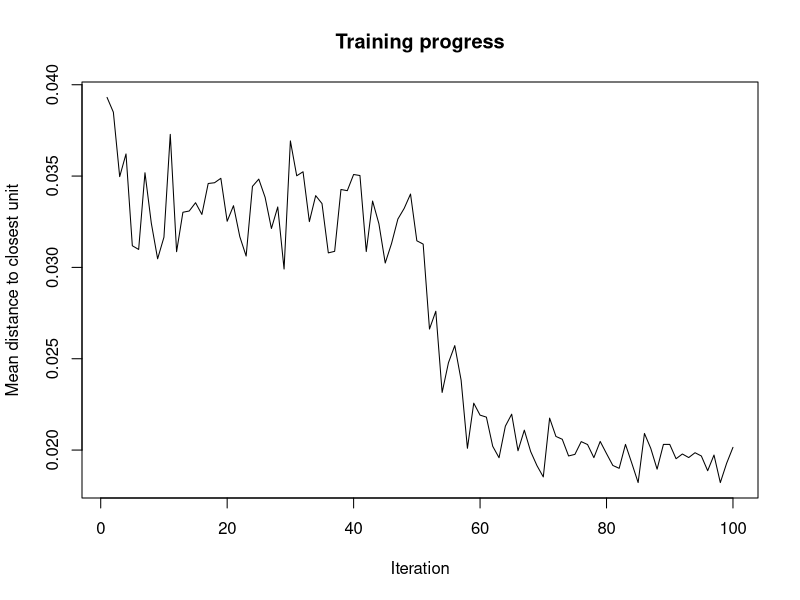
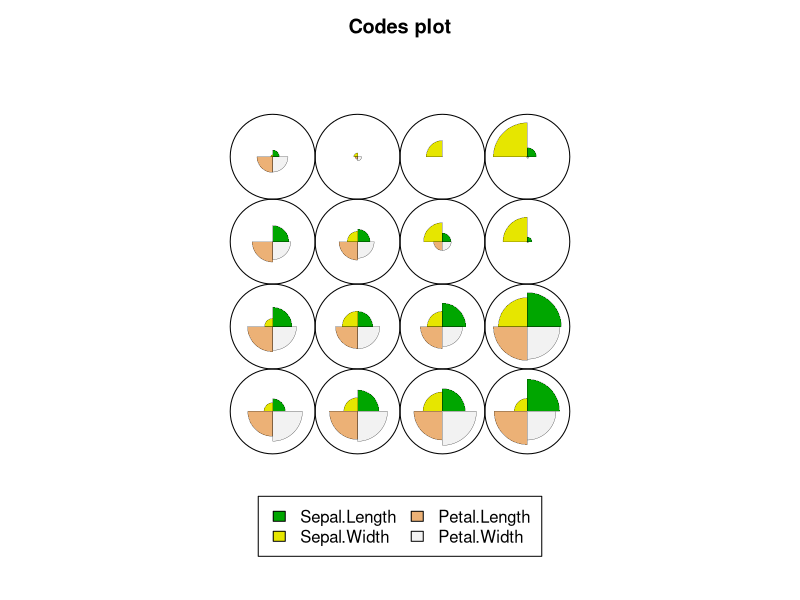
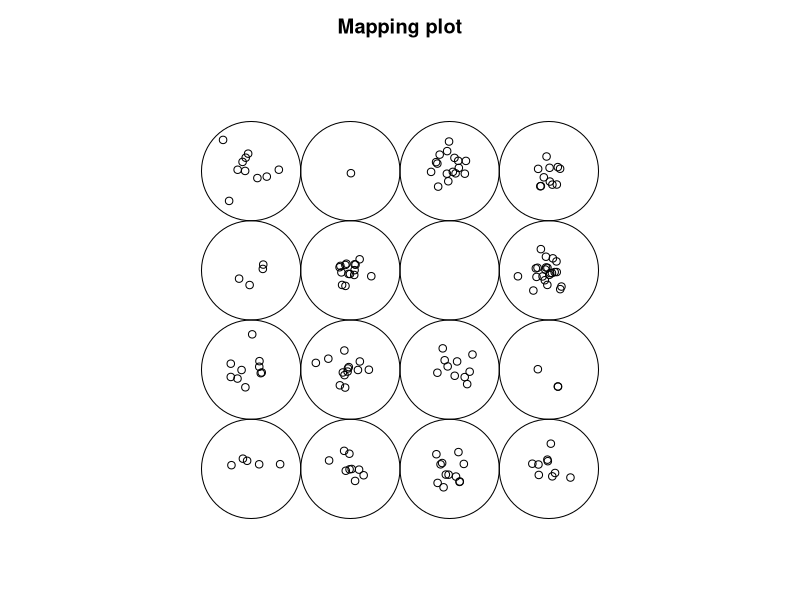
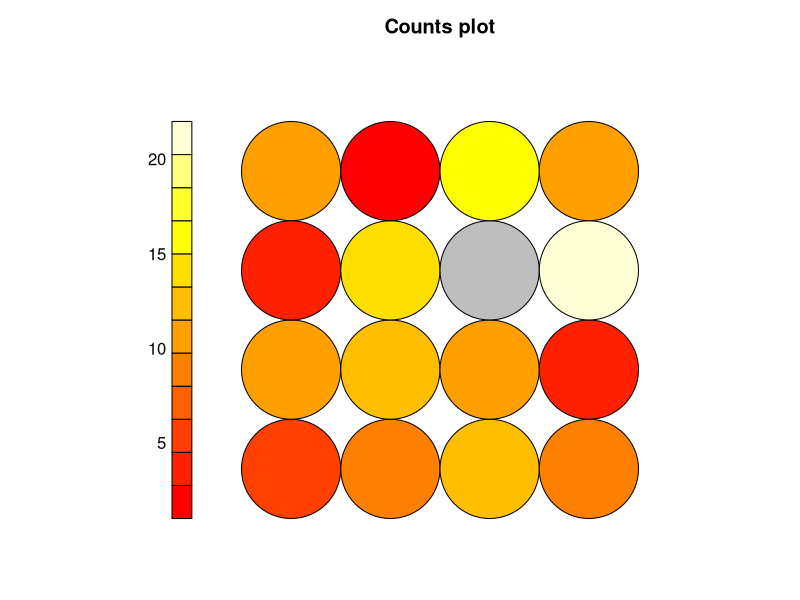
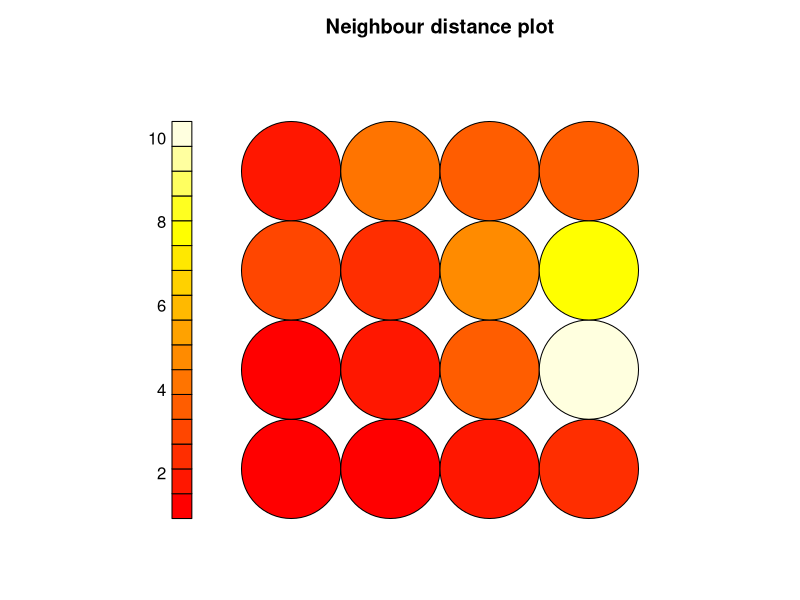
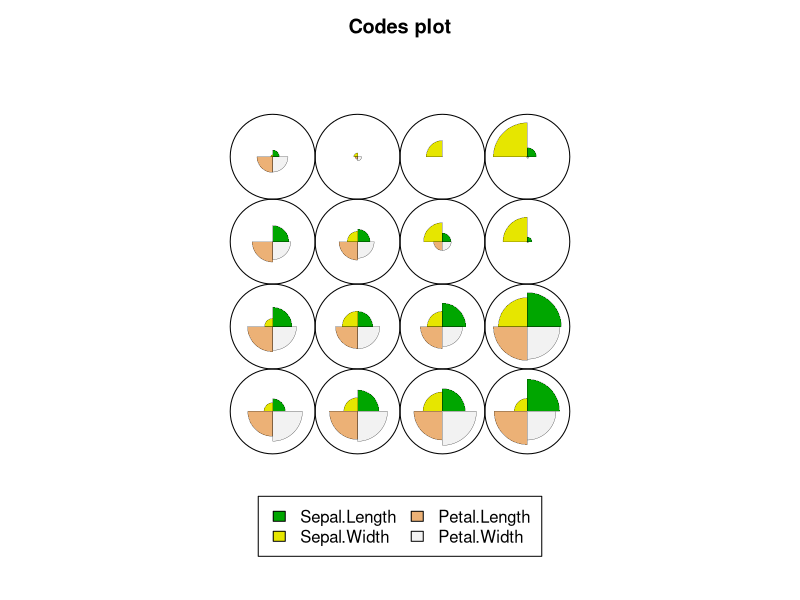
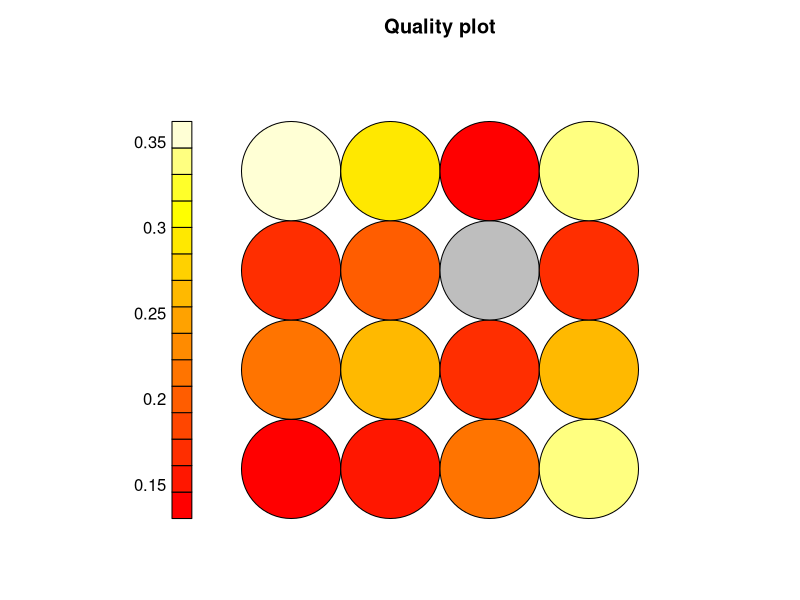

Source code (R) for these figures, in order: (Note: this script raises an error after producing the figures.)
####	Kohonen Self Organizin Map Example	 ####
####	Script Name: PresentationCodeV1.R

#-------------------------------------------------------------------------#
####	Description:	 ####
# This script will generate a Kohonen Self Organizing Map (KSOM) on the iris example data.  The goals of the analysis conducted in this script are to:
#   - us the KSOM to artificially generate a supervised variable using an un-supervised learning process.
#   - evaluate the accuracy of that learning process' classification based upon the "true" outcome.


####	Script Dependencies	 ####
set.seed(123)

####  ## Package Dependencies:
library(kohonen)
library(class)

####  ## Set Working Directory
WD="/Users/lee/Documents/GitHub/SelfOrganizingMaps/Presentation/PresentationCode" # <-- Replace ____ with working directory
setwd(WD)

####  Data Dependencies:

##### Import & attach mtcars data set
data("iris")
attach(iris)

#### Re-structure data variables:

## Outcome classification variable
levels(Species) = c("S", "Ve", "Vi")
iris$Species = Species
dat=iris

#calculate summary stat data frame
dat.s=subset(dat, Species=="S")
dat.ve=subset(dat, Species=="Ve")
dat.vi=subset(dat, Species=="Vi")


min.val.Sepal.Length = c(min(dat.s$Sepal.Length), min(dat.ve$Sepal.Length), min(dat.vi$Sepal.Length))
min.val.Sepal.Width  = c(min(dat.s$Sepal.Width),  min(dat.ve$Sepal.Width),  min(dat.vi$Sepal.Width))
min.val.Petal.Length = c(min(dat.s$Petal.Length), min(dat.ve$Petal.Length), min(dat.vi$Petal.Length))
min.val.Petal.Width  = c(min(dat.s$Petal.Width),  min(dat.ve$Petal.Width),  min(dat.vi$Petal.Width))

mean.val.Sepal.Length =c(mean(dat.s$Sepal.Length), mean(dat.ve$Sepal.Length), mean(dat.vi$Sepal.Length))
mean.val.Sepal.Width  =c(mean(dat.s$Sepal.Width),  mean(dat.ve$Sepal.Width),  mean(dat.vi$Sepal.Width))
mean.val.Petal.Length =c(mean(dat.s$Petal.Length), mean(dat.ve$Petal.Length), mean(dat.vi$Petal.Length))
mean.val.Petal.Width  =c(mean(dat.s$Petal.Width),  mean(dat.ve$Petal.Width),  mean(dat.vi$Petal.Width))

max.val.Sepal.Length =c(max(dat.s$Sepal.Length), max(dat.ve$Sepal.Length), max(dat.vi$Sepal.Length))
max.val.Sepal.Width  =c(max(dat.s$Sepal.Width),  max(dat.ve$Sepal.Width),  max(dat.vi$Sepal.Width))
max.val.Petal.Length =c(max(dat.s$Petal.Length), max(dat.ve$Petal.Length), max(dat.vi$Petal.Length))
max.val.Petal.Width  =c(max(dat.s$Petal.Width),  max(dat.ve$Petal.Width),  max(dat.vi$Petal.Width))


df.Sepal.Length=rbind(min.val.Sepal.Length,
                      mean.val.Sepal.Length,
                      max.val.Sepal.Length)
row.names(df.Sepal.Length)=c("min-SepalLen", "mean-SepalLen", "max-SepalLen")

df.Sepal.Width=rbind(  min.val.Sepal.Width,
                      mean.val.Sepal.Width,
                       max.val.Sepal.Width)
row.names(df.Sepal.Width)=c("min-SepalWid", "mean-SepalWid", "max-SepalWid")

df.Petal.Length=rbind( min.val.Petal.Length,
                      mean.val.Petal.Length,
                       max.val.Petal.Length)
row.names(df.Petal.Length)=c("min-PetalLen", "mean-PetalLen", "max-PetalLen")

df.Petal.Width=rbind(  min.val.Petal.Width,
                      mean.val.Petal.Width,
                       max.val.Petal.Width)
row.names(df.Petal.Width)=c("min-PetalWid", "mean-PetalWid", "max-PetalWid")

df.sum=rbind(df.Sepal.Length,
             df.Sepal.Width,
             df.Petal.Length,
             df.Petal.Width)

# Un-comment the line below to get an Xcell/csv version of the statistical summaries
# write.csv(df.sum, file = "summaryDF.csv")

dat.in = iris[,-5]
dat.in=scale(dat.in)


#-------------------------------------------------------------------------#
####	Begin Script	 ####
#-------------------------------------------------------------------------#

### Unsupervised learning

# Specify Outcome Mapping
out.grid = somgrid(xdim=4, ydim = 4, topo = "rectangular")


# Create Clustering
som.out = som(dat.in, grid=out.grid)


# Create Convergence Plot
plot(som.out, type = 'changes')

# Possible Plots
plot(som.out)
plot(som.out, type = 'mapping')
plot(som.out, type = 'count')
plot(som.out, type = 'dist.neighbours')
plot(som.out, type = 'codes')
plot(som.out, type = 'quality')


dat$somOut.16=som.out$unit.classif
somOut.16=som.out$unit.classif

### Specify Outcome Based Uppon number of Clusters
# The code below uses a heirarchical clustering algorithm to find three discrete clusters within the output space of the KSOM.  The code will allow us to create a mapping to the output classes defined by the flower types.
hclust(dist(som.out$codes))
plot(hclust(dist(som.out$codes)))
class.cuts=cutree(hclust(dist(som.out$codes)),3)
plot(som.out, type = 'codes', bgcol = rainbow(3)[class.cuts])
add.cluster.boundaries(som.out, class.cuts)

# Based on the clustering, we will assign the following "group-mappings"
# 1,2,3,4,7,8 --> "Vi"
# 5,6,9,13 --> "Ve"
# others --> "S"

# The above information is based upon conclusions drawn by comparing the statistics calculated from the to the groups in the KSOM

somOut=c()
for(i in 1:150){
  if(somOut.16[i]==1){
    somOut[i]="S"
  } else if(somOut.16[i]==2){
    somOut[i]="S"
  } else if(somOut.16[i]==3){
    somOut[i]="S"
  } else if(somOut.16[i]==4){
    somOut[i]="S"
  } else if(somOut.16[i]==7){
    somOut[i]="S"
  } else if(somOut.16[i]==8){
    somOut[i]="S"
  } else if(somOut.16[i]==5){
    somOut[i]="S"
  } else if(somOut.16[i]==6){
    somOut[i]="Ve"
  } else if(somOut.16[i]==9){
    somOut[i]="Ve"
  } else if(somOut.16[i]==13){
    somOut[i]="Ve"
  } else if(somOut.16[i]==14){
    somOut[i]="Ve"
  } else {
    somOut[i]="Vi"
  }
}

dat$somOut=somOut

length(which(dat$Species != dat$somOut))/150

#-------------------------------------------------------------------------#
####	End Script	 ####
#-------------------------------------------------------------------------#





#-------------------------------------------------------------------------#
#####	Post-Script	#####

####  Notes:

####  Compilation Errors:

####  Execution Errors:

####  Next Scripts to Consider:

#-------------------------------------------------------------------------#
